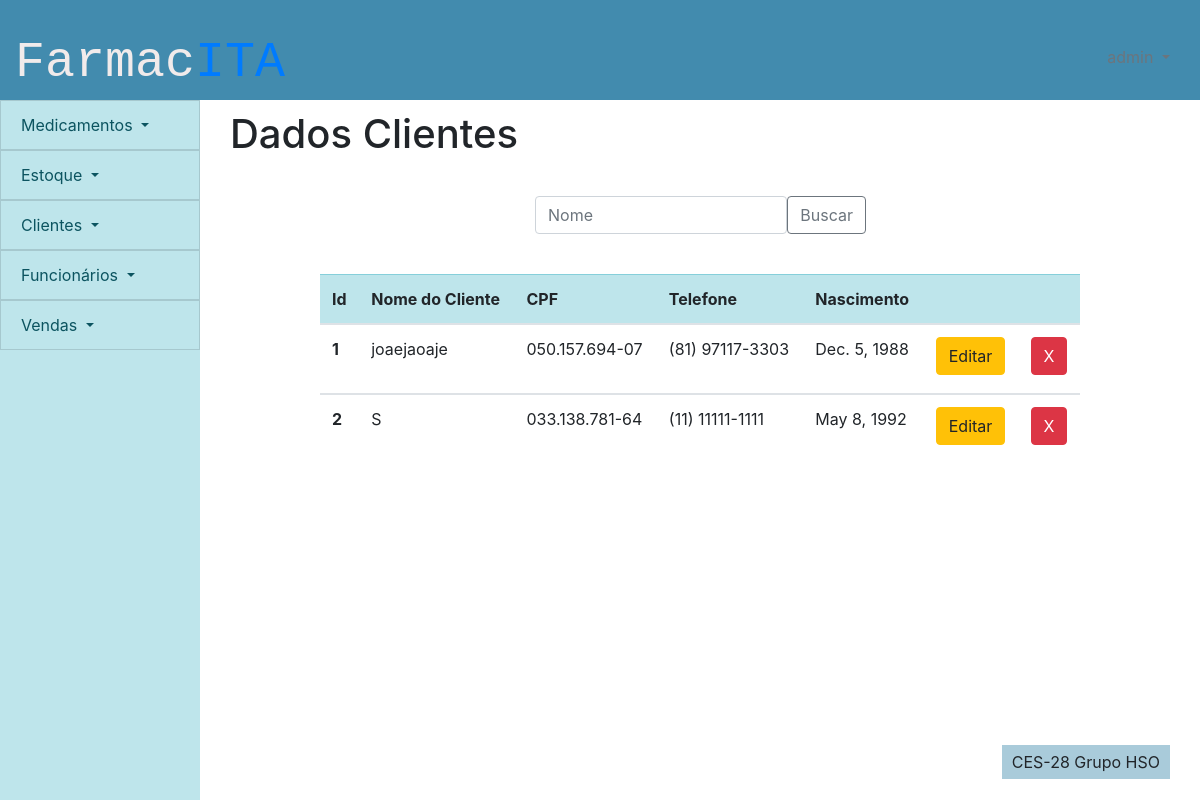
Page /pessoas/editar_cliente (signed in) on the earlier database version.
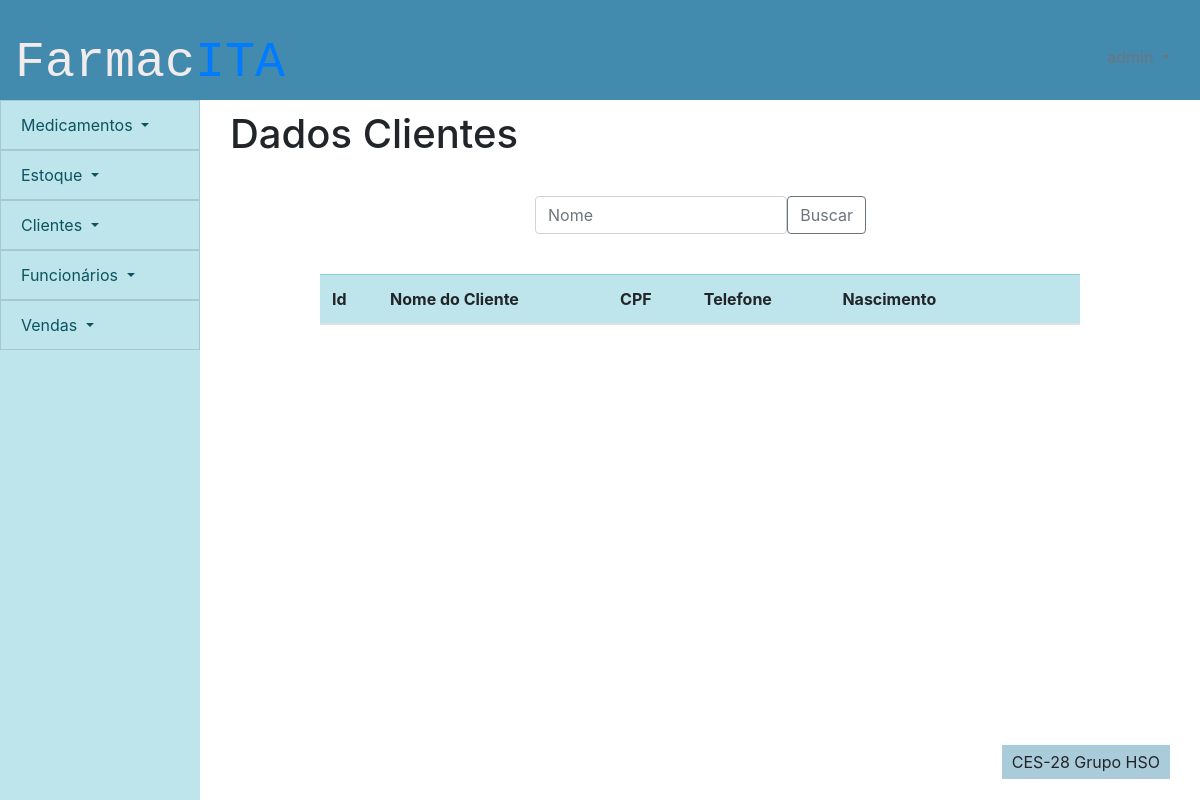
Same page on the later database version.
### pessoas/models.py (models this page shows)
class cliente(models.Model):
    id_cliente = models.AutoField(primary_key=True)
    nome_cliente = models.CharField(max_length=100)
    cpf = models.CharField(max_length=14)
    telefone = models.CharField(max_length=15)
    data_nascimento = models.DateField(default=datetime.now)
    ativo = models.BooleanField(default=True)
    class Meta:
        db_table = 'clientes'

### pessoas/views.py (the view)
# urls.py: path('editar_cliente',views.editar_cliente, name = 'editar_cliente'),
def editar_cliente(request):
    if request.user.is_authenticated:
        editar = False
        lista = cliente.objects.all()
        busca = request.GET.get('buscacliente')
        if busca:
            editar = False
            lista = cliente.objects.filter(nome_cliente__icontains = busca)
        delete = request.GET.get('delete')
        if delete:
            teste = cliente.objects.filter(id_cliente = delete)
            teste.update(ativo = False)
        editando = request.GET.get('edit')
        if editando:
            editar = True
            lista = cliente.objects.filter(id_cliente = editando)
        return render(request,'pessoas/edicao_cliente.html',{'lista':lista,'editar':editar})
    else:
        return failed_login(request)

### frontend/pessoas/edicao_cliente.html (shortened to what this page needs)
{% extends 'template/padrao.html' %}
{% load static %}
{%block titulo-conteudo %}
Dados Clientes
{% endblock %}
{% block content %}
<div>
    <div class="row formulario">
        <div class="col-sm-12">
            <div>
                <form method="GET">
                    <div class="input-group-prepend">
                        <input type="text" class="form-control" placeholder="Nome" name="buscacliente" id="buscacliente">
                    <button class="btn btn-outline-secondary" type="submit" id="button-addon1">Buscar</button>
                    </div>
                    </form>
            </div>
        </div>
    </div>
    <div class="tabela">
        <table class="table table-hover">
            <thead class="table-info">
                <tr>
                    <th scope="col">Id</th>
                    <th scope="col">Nome do Cliente</th>
                    <th scope="col">CPF</th>
                    <th scope="col">Telefone</th>
                    <th scope="col">Nascimento</th>
                    <th></th>
                    <th></th>
                </tr>
            </thead>
            {% for i in lista %}
            {% if i.ativo %}
            <tbody>
                <tr class={{i.id_cliente}}>
                    <th scope="row">{{i.id_cliente}}</th>
                    <td class = "nome">{{i.nome_cliente}}</td>
                    <td class = "cpf">{{i.cpf}}</td>
                    <td class = "telefone">{{i.telefone}}</td>
                    <td class = "nascimento">{{i.data_nascimento}} </td>
                    <td>
                        <form class= "centro">
                            <button value = {{i.id_cliente}} name = 'edit' class="btn btn-warning"  type = "submit" >Editar</button>
                        </form>
                    </td>
                    <td>
                        <form class= "centro">
                            <button  value = {{i.id_cliente}} name = 'delete' class="btn btn-danger botao" type = "submit">X</button>
                        </form>
                    </td>
                </tr>
            </tbody>
            {% endif %}
            {% endfor %}
        </table>
    </div>
</div>
{% endblock %}

### frontend/template/padrao.html (shortened to what this page needs)
{% load static %}
<!DOCTYPE html>
<html lang="en">
<head>
    <link href="{% static 'bootstrap-4.5.3-dist/css/bootstrap.css' %}" rel="stylesheet">
    <link href="{% static '_css/style.css' %}" rel="stylesheet">
</head>
<body>
    <div id="header">
        <div class="row">
            <div class="text-left titulo">
                <p class="logo">Farmac<span class="logo-span">ITA</span></p>
            </div>
        </div>
        <div class="usuario dropdown text-right">
            <a class="dropdown-toggle text-secondary" href="#" role="button" id="dropdownUsuario" data-toggle="dropdown"
                aria-haspopup="true" aria-expanded="false">
            </a>
        </div>
    </div>
    <nav class="list-group-item-info" id="menu">
        <div class="dropdown">
            <a class="list-group-item list-group-item-action list-group-item-info dropdown-toggle" href="#"
                role="button" id="dropdownMenuLink" data-toggle="dropdown" aria-haspopup="true" aria-expanded="false">
                Medicamentos
            </a>
        </div>
        <div class="dropdown">
            <a class="list-group-item list-group-item-action list-group-item-info dropdown-toggle" href="#"
                role="button" id="dropdownMenuLink" data-toggle="dropdown" aria-haspopup="true" aria-expanded="false">
                Estoque
            </a>
        </div>
        <div class="dropdown">
            <a class="list-group-item list-group-item-action list-group-item-info dropdown-toggle" href="#"
                role="button" id="dropdownMenuLink" data-toggle="dropdown" aria-haspopup="true" aria-expanded="false">
                Clientes
            </a>
        </div>
        <div class="dropdown">
            <a class="list-group-item list-group-item-action list-group-item-info dropdown-toggle" href="#"
                role="button" id="dropdownMenuLink" data-toggle="dropdown" aria-haspopup="true" aria-expanded="false">
                Funcionários
            </a>
        </div>
        <div class="dropdown">
            <a class="list-group-item list-group-item-action list-group-item-info dropdown-toggle" href="#"
                role="button" id="dropdownMenuLink" data-toggle="dropdown" aria-haspopup="true" aria-expanded="false">
                Vendas
            </a>
        </div>
    </nav>
    <div id="content">
        <div class="titulo_pagina">
            <h1 class="h1">
                {% block titulo-conteudo %}
                {% endblock %}
            </h1>
        </div>
        {% block content %}
        {% endblock %}
    </div>
    <div id="footer">
        <p class="rodape-texto align-text-bottom">CES-28 Grupo HSO</p>
    </div>
</body>
</html>

### static/_css/style.css (style rules this page uses)
:root { --bdazzled-blue: #3d5a80ff; --pale-cerulean: #98c1d9ff; --light-cyan: rgb(240, 254, 255); --burnt-sienna: #6BA368; --gunmetal: #515B3A; --header-height:100px; --menu-width:200px; --footer-height:100px; --form-width:400px; --table-width: 800px; }
.logo { font-size: 50px; font-family: monospace; color: rgb(241, 235, 235); }
.logo-span { color: var(--primary); }
.formulario { width: var(--form-width); margin: 0 auto ; padding: 20px; }
.tabela { width: var(--table-width); padding: 20px; margin: 0 auto; }
body { display: grid; grid-template-columns: var(--menu-width) 1fr; grid-template-rows: var(--header-height) 1fr var(--footer-height); grid-template-areas: " cabeca cabeca" " links conteudo" " links rodape" ; height: 100vh; }
.usuario { padding: 45px 30px; color: white; }
.titulo { padding: 25px 30px ; }
div#header { display:grid; grid-template-columns: 1fr 1fr; grid-area: cabeca; background-color: #428bae }
nav#menu { grid-area: links ; }
div#content { grid-area: conteudo; }
div#footer { padding-top: 45px ; text-align: center; grid-area: rodape; }
.rodape-texto { float:right; width: auto; margin-right: 30px; padding: 5px 10px ; background-color: #428cae73 }
.titulo_pagina { padding: 10px 30px; }

Differences in the rows shown:
removed cliente: id_cliente "1", nome_cliente "joaejaoaje", cpf "050.157.694-07", telefone "(81) 97117-3303", data_nascimento "Dec. 5, 1988"
removed cliente: id_cliente "2", nome_cliente "S", cpf "033.138.781-64", telefone "(11) 11111-1111", data_nascimento "May 8, 1992"
